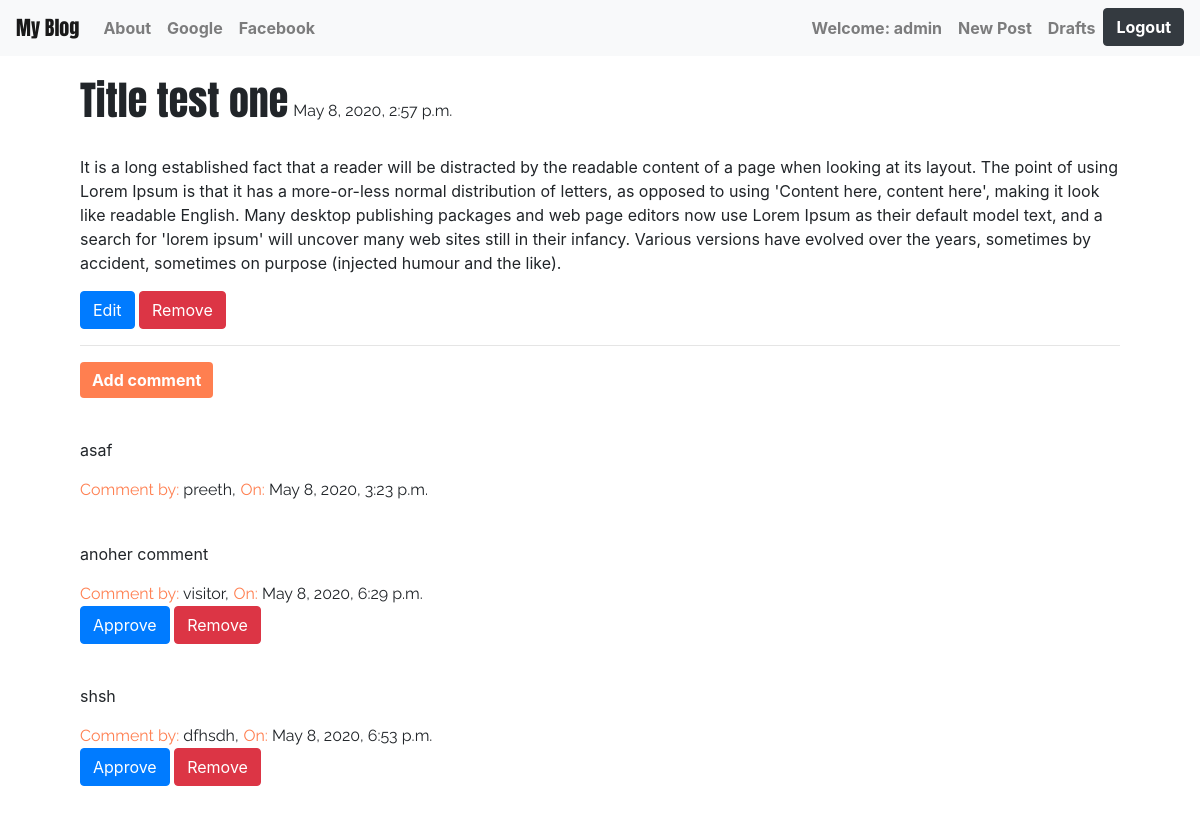
The app's page /post/1/ (signed in) with its own data.
### blog/models.py (models this page shows, shortened)
class Post(models.Model):
    author = models.ForeignKey('auth.User',on_delete=models.CASCADE)
    title = models.CharField(max_length=200)
    text = models.TextField()
    created_date = models.DateTimeField(default=timezone.now)
    published_date = models.DateTimeField(blank=True,null=True)

class Comment(models.Model):
    post = models.ForeignKey('blog.Post',related_name='comments',on_delete=models.CASCADE)
    author = models.CharField(max_length=200)
    text = models.TextField()
    created_date = models.DateTimeField(default=timezone.now)
    approved_comment = models.BooleanField(default=False)

### blog/views.py (the view)
# urls.py: path('post/<int:pk>/',views.PostDetailView.as_view(),name='post_detail'),
class PostDetailView(DetailView):
    model = Post

### blog/templates/blog/post_detail.html
{% extends "blog/base.html" %}
{% block content %}
    <div class="container container-detail">
    <div class="row" style="margin-left: 0px;">
        <div class="">
            <h1 class="posttitle headings">{{ post.title }}</h1>
        </div>
        <div class="" style="align-content: center;">
        {% if post.published_date %}
        <div class="date postdate">
            <p class="para" style="margin-top: 23px; margin-left: 5px;">{{ post.published_date }}</p>
        </div>
    {% else %}
        <a class="btn btn-primary" style="background-color: coral; border-color: coral; margin-top: 7px; margin-bottom: 7px; margin-left: 10px;" href="{% url 'post_publish' pk=post.pk %}">Publish</a>
    {% endif %}
        </div>
    </div>
    <p class="postcontent para">{{ post.text|safe|linebreaksbr }}</p>
    {% if user.is_authenticated %}
        <a class="btn btn-primary" href="{% url 'post_edit' pk=post.pk %}">Edit</a>
        <a class="btn btn-danger" href="{% url 'post_remove' pk=post.pk %}">Remove</a>
    {% endif %}
    <hr>
    <a class="btn btn-primary btn-comment" href="{% url 'add_comment_to_post' pk=post.pk %}">Add comment</a>
    <div class="container container-comments">
        {% for comment in post.comments.all %}
            <div class="row">
            <div class="col">
            <br>
            {% if user.is_authenticated or comment.approved_comment %}
                    <p class="comment-text para">{{ comment.text|safe|linebreaksbr }}</p>
                <div class="row" style="margin: 0px;">
                <p class="comment-author para"><span id="comment-author">Comment by: </span>{{ comment.author }}, </p><p class="comment-date para"><span id="comment-author"> On: </span> {{ comment.created_date }}</p>
                </div>
                {% if not comment.approved_comment %}
                    <a class="btn btn-primary" href="{% url 'comment_approve' pk=comment.pk %}">Approve</a>
                    <a class="btn btn-danger" href="{% url 'comment_remove' pk=comment.pk %}">Remove</a>
                {% endif %}
            {% endif %}
            {% empty %}
            <p class="para">No comments!</p>
            </div>
            </div>
        {% endfor %}
    </div>
    </div>
{% endblock %}

### blog/templates/blog/base.html (shortened to what this page needs)
<!DOCTYPE html>
{% load static %}
<html lang="en">
<head>
    <link rel="stylesheet" href="https://stackpath.bootstrapcdn.com/bootstrap/4.4.1/css/bootstrap.min.css">
    <link rel="stylesheet" href="//cdn.jsdelivr.net/npm/medium-editor@latest/dist/css/medium-editor.min.css" type="text/css" media="screen" charset="utf-8">
    <link rel="stylesheet" type="text/css" href="{% static 'css/blog.css' %}">
</head>
<body>
    <nav class="navbar navbar-expand-lg navbar-light bg-light myfont custom-navbar" >
    <a id="nav_on" style="font-family: 'Anton', sans-serif;" class="navbar-brand menu-item" href="{% url 'post_list' %}">My Blog</a>
  <div class="collapse navbar-collapse" id="navbarNav">
            <ul class="nav navbar-nav mr-auto">
                <li class="nav-item"><a id="nav_on" style="font-weight: bold" class="nav-link " href="{% url 'about' %}" >About</a></li>
                <li class="nav-item"><a id="nav_on" style="font-weight: bold" class="nav-link" href="https://google.com" >Google</a></li>
                <li class="nav-item"><a id="nav_on" style="font-weight: bold"  class="nav-link" href="https://facebook.com" >Facebook</a></li>
            </ul>
            <ul class="nav navbar-nav">
                {% if user.is_authenticated %}
                    <li class="nav-item"><a style="font-weight: bold"  id="nav_on" class="nav-link" href="#">Welcome: {{ user.username }}</a></li>
                    <li class="nav-item"><a style="font-weight: bold"  id="nav_on" class="nav-link" href="{% url 'post_new' %}">New Post</a></li>
                    <li class="nav-item"><a style="font-weight: bold"  id="nav_on" class="nav-link" href="{% url 'post_draft_list' %}">Drafts</a></li>
                    <li class="nav-item"><a style="font-weight: bold" class="btn btn-dark" href="{% url 'logout' %}">Logout</a></li>
                {% else %}
                    <li class="nav-item"><a style="font-weight: bold" class="btn btn-dark" href="{% url 'login' %}">Login</a></li>
                {% endif %}
            </ul>
        </div>
    </nav>
   {% block content %}
 {% endblock %}
</body>
</html>

### blog/static/css/blog.css (style rules this page uses)
.container-detail { padding: 20px 50px 50px 50px; }
.container-comments { padding: 0px; }
.btn-comment { background: coral; border: coral; font-weight: bold; }
#comment-author { color: coral; }
.comment-author { margin:0px; }
.comment-date { margin:0px; margin-left: 5px; }
.headings { font-family: 'Anton', sans-serif; }
.para { font-family: 'Raleway', sans-serif; }

### records on screen
Post: title "Title test one", published_date "May 8, 2020, 2:57 p.m.", text "It is a long established fact that a reader will be distracted by the readable content of a page when looking at its layout. The point of using Lorem Ipsum is that it has a more-or-less normal distribution of letters, as opposed to using 'Content here, content here', making it look like readable English. Many desktop publishing packages and web page editors now use Lorem Ipsum as their default model text, and a search for 'lorem ipsum' will uncover many web sites still in their infancy. Various versions have evolved over the years, sometimes by accident, sometimes on purpose (injected humour and the like)."
Comment: text "asaf", author "preeth", created_date "May 8, 2020, 3:23 p.m."
Comment: text "anoher comment", author "visitor", created_date "May 8, 2020, 6:29 p.m.", approved_comment "Approve"
Comment: text "shsh", author "dfhsdh", created_date "May 8, 2020, 6:53 p.m.", approved_comment "Approve"

### other values on screen
{{ user.username }} "admin"
